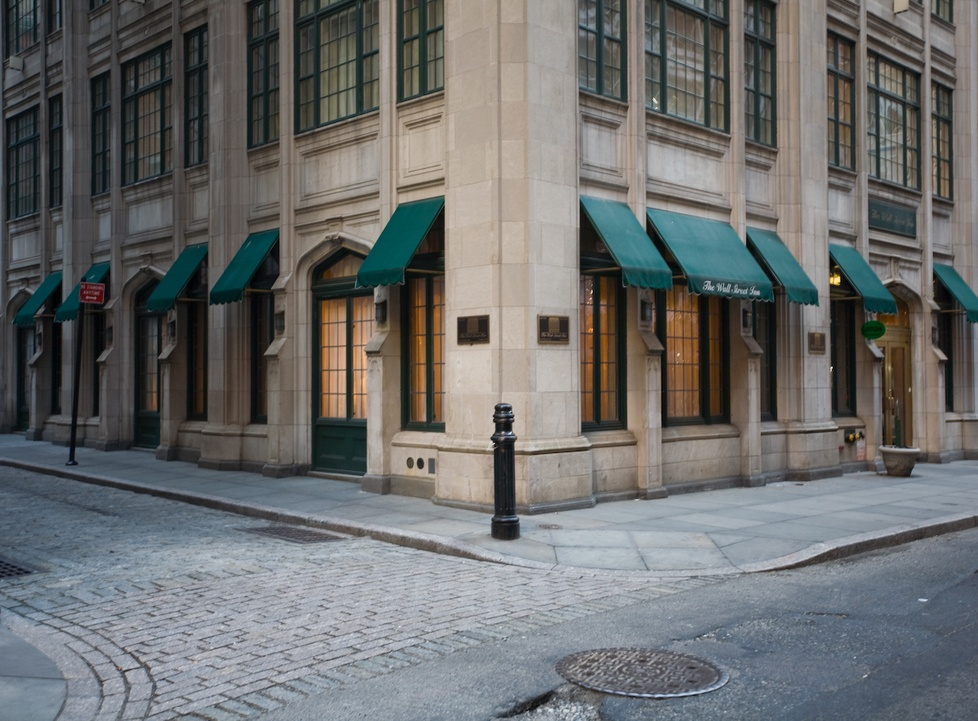
#> input picture hunting_features/street.jpg, 978 x 721 px, shrunk from 1153 x 850 before the run
$ python cornerDetection.py
#> lines starting #> are read from the running program, lines starting #| are printed output that depends on the picture; after the words box and inside, x2 and y2 are one past the last pixel; in counts of white or black regions, pixels touching at a corner belong together
import cv2
import numpy as np

img = cv2.imread('street.jpg')
#> img is the input picture: shape (721, 978, 3); mean B, G, R 108.7, 109.1, 107.7
gray = cv2.cvtColor(img, cv2.COLOR_BGR2GRAY)
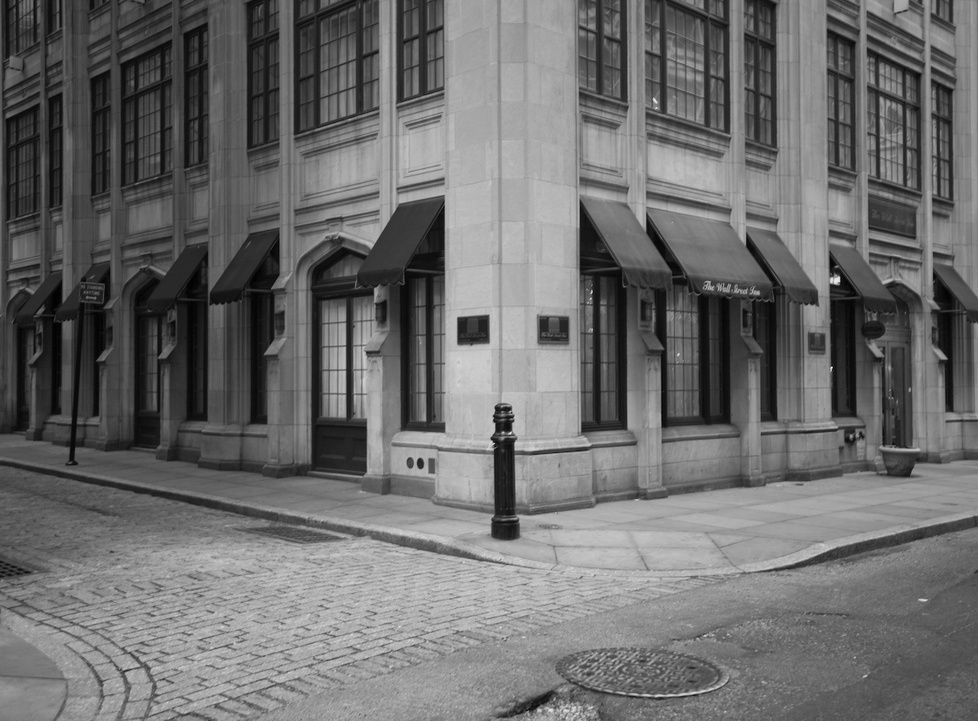
#> gray: shape (721, 978); min 0, max 254, mean 108.6
gray = np.float32(gray)

corners = cv2.goodFeaturesToTrack(gray, 10000, 0.01, 10)
#> corners = 1751 rows, first 8: [831, 367], [494, 443], [838, 277], [654, 98], [512, 416], [502, 432], [946, 358], [512, 433]
corners = np.int0(corners)

for corner in corners:
    x, y = corner.ravel()
    cv2.circle(img,(x,y), 3, 255, -1)
#> this loop made 1751 passes
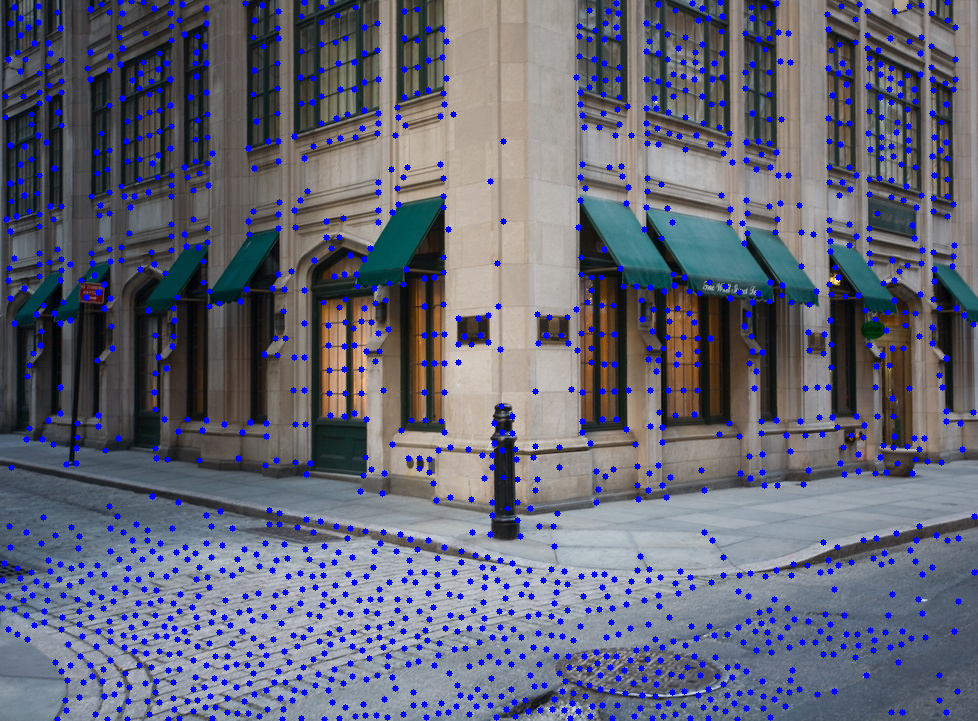
#> img: shape (721, 978, 3); 7.19% of pixels changed, all inside (x1, y1, x2, y2) = (0, 0, 978, 721)


cv2.imshow('corner detected', img)
